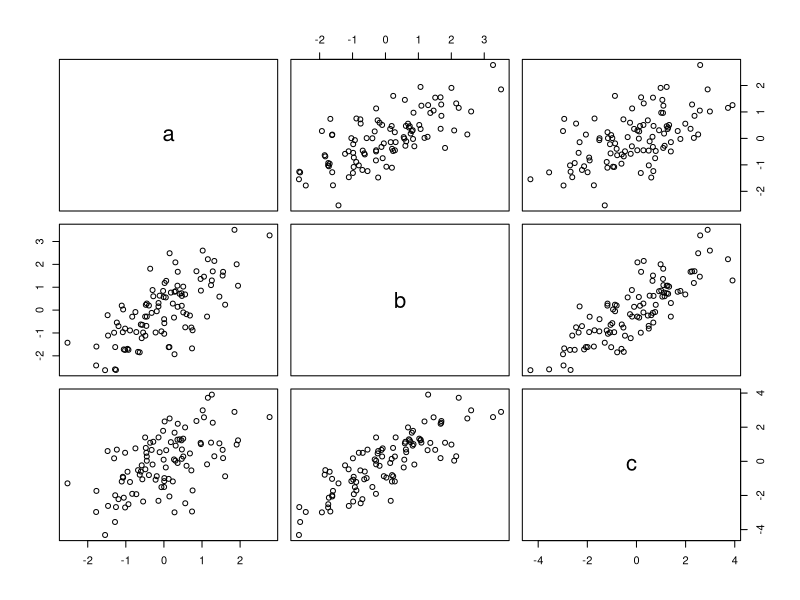

The R script that drew this image:
x1 = rnorm(100)
x2 = rnorm(100)
x3 = rnorm(100)

t3 = data.frame(a=x1, b=x1+x2, c=x1+x2+x3)
t3

plot(t3)

sd(t3$a)
sd(t3$b)
sd(t3$c)

